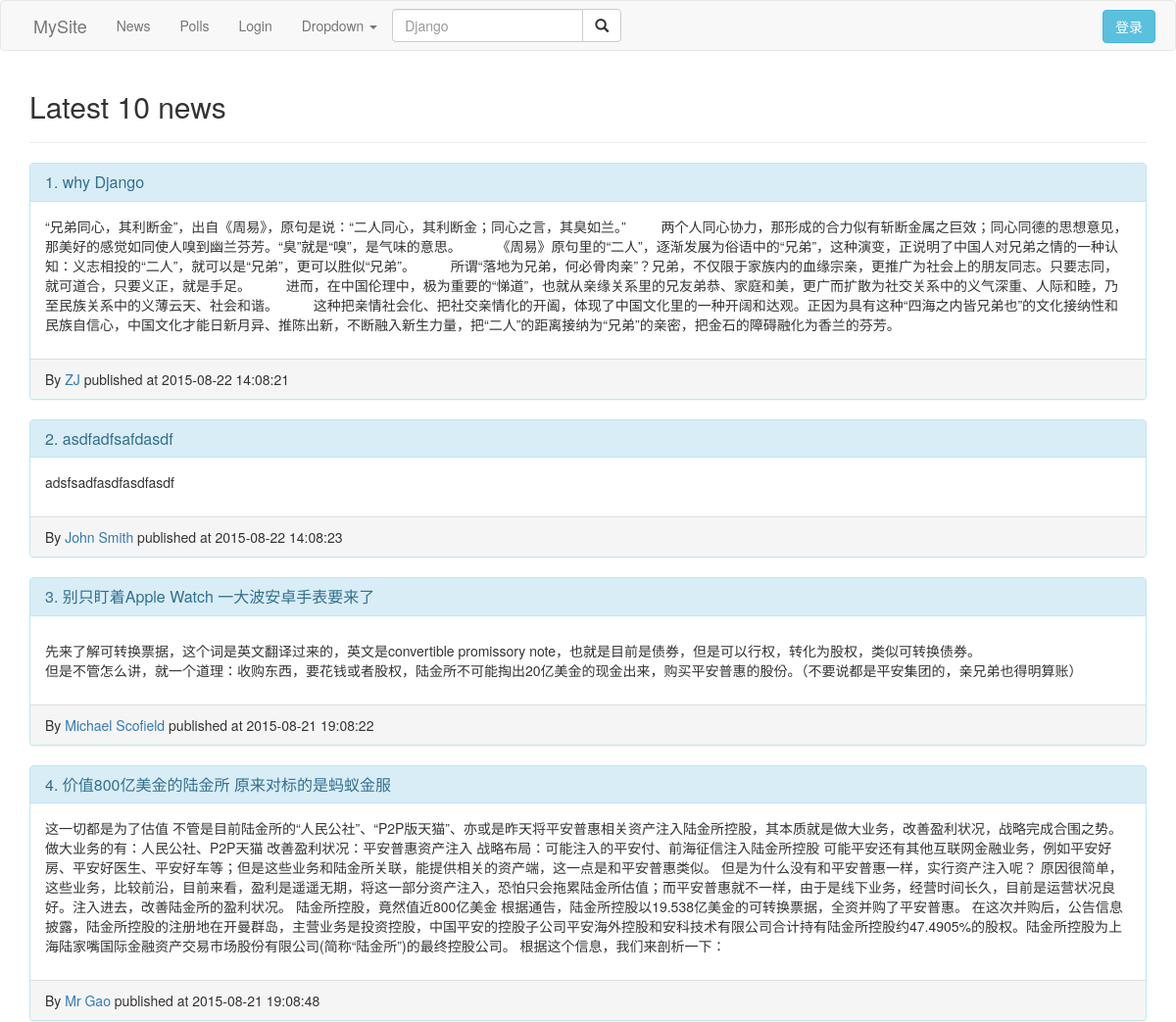
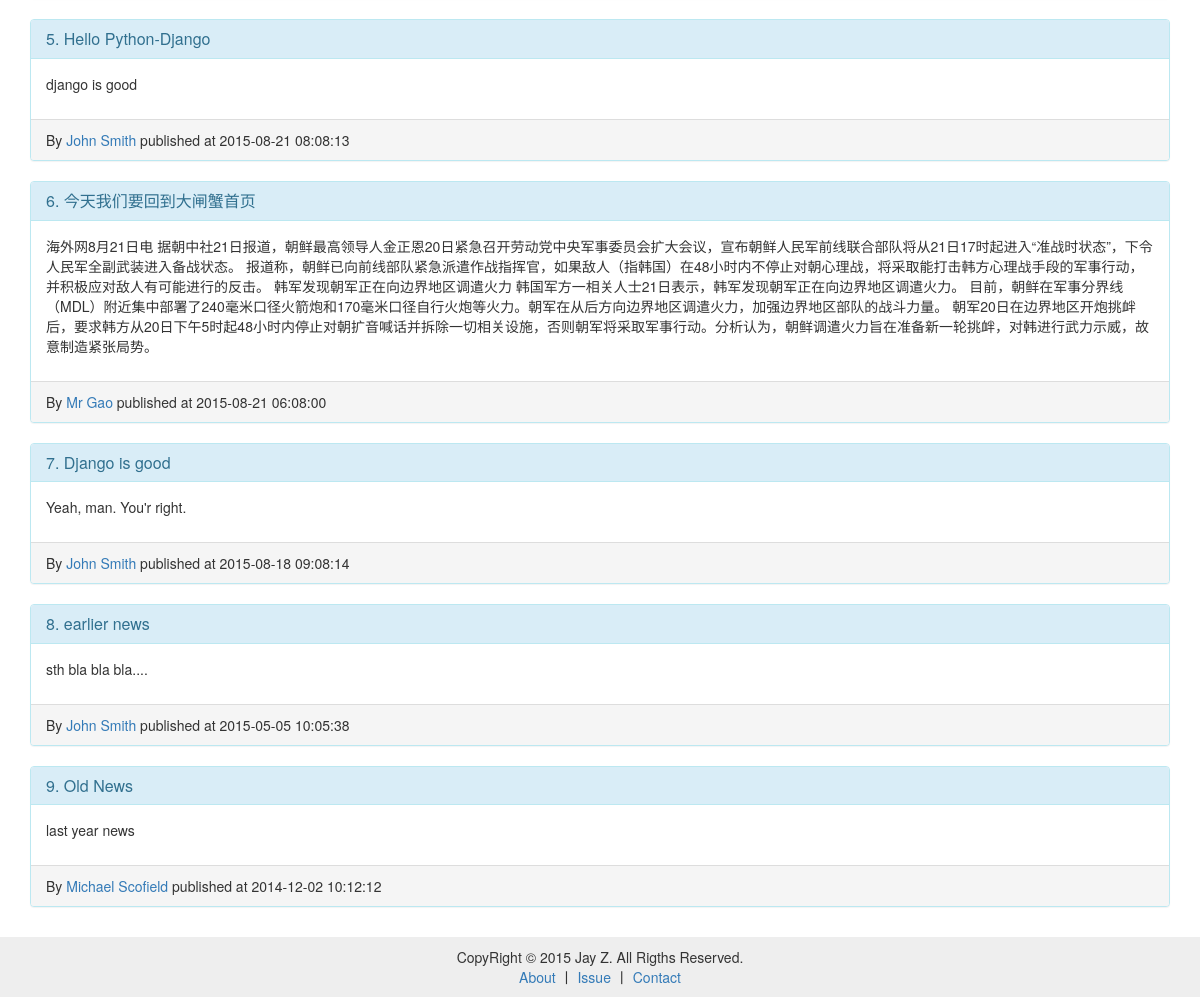
Page /news/ on the committed database (2 pictures, top to bottom).
### news/models.py (models this page shows, shortened)
class Article(models.Model):
	reporter = models.ForeignKey(Reporter)
	pub_date = models.DateTimeField()
	headline = models.CharField(max_length=40)
	content = models.TextField()
	views_count = models.IntegerField(default=0)

class Reporter(models.Model):
	full_name = models.CharField(max_length=20)

### news/views.py (the view)
def index(req):
    username = req.session.get('username','')
    article_list = Article.objects.order_by('-pub_date')[:10]
    return render(req, 'news/index.html', {'article_list': article_list, 'username':username})

### news/templates/news/index.html (shortened to what this page needs)
{% extends 'base.html' %}
{% block page-content %}
<h2>Latest 10 news</h2>
<hr>
{% for article in article_list %}
<div class="panel panel-info">
	<div class="panel-heading">
		<h3 class="panel-title">
			{{forloop.counter}}.     <a href="{% url 'news:details' article.id %}">{{article.headline}}</a>
		</h3>
	</div>
	<div class="panel-body">
      <p>{{article.content|safe}}</p>
	</div>
	<div class='panel-footer'>
		By <a href="{% url 'news:reporter_news' article.reporter.id %}">{{article.reporter.full_name}}</a>
		published at {{article.pub_date|date:'Y-m-d H:m:s'}}
	</div>
</div>
{% endfor %}
{% endblock %}

### rows in the picture
Article: headline "why Django", content "“兄弟同心，其利断金”，出自《周易》，原句是说：“二人同心，其利断金；同心之言，其臭如兰。” 两个人同心协力，那形成的合力似有斩断金属之巨效；同心同德的思想意见，那美好的感觉如同使人嗅到幽兰芬芳。“臭”就是“嗅”，是气味的意思。 《周易》原句里的“二人”，逐渐发展为俗语中的“兄弟”，这种演变，正说明了中国人对兄弟之情的一种认知：义志相投的“二人”，就可以是“兄弟”，更可以胜似“兄弟”。 所谓“落地为兄弟，何必骨肉亲”？兄弟，不仅限于家族内的血缘宗亲，更推广为社会上的朋友同志。只要志同，就可道合，只要义正，就是手足。 进而，在中国伦理中，极为重要的“悌道”，也就从亲缘关系里的兄友弟恭、家庭和美，更广而扩散为社交关系中的义气深重、人际和睦，乃至民族关系中的义薄云天、社会和谐。 这种把亲情社会化、把社交亲情化的开阖，体现了中国文化里的一种开阔和达观。正因为具有这种“四海之内皆兄弟也”的文化接纳性和民族自信心，中国文化才能日新月异、推陈出新，不断融入新生力量，把“二人”的距离接纳为“兄弟”的亲密，把金石的障碍融化为香兰的芬芳。", reporter.full_name "ZJ", pub_date "2015-08-22 14:08:21"
Article: headline "asdfadfsafdasdf", content "adsfsadfasdfasdfasdf", reporter.full_name "John Smith", pub_date "2015-08-22 14:08:23"
Article: headline "别只盯着Apple Watch 一大波安卓手表要来了", content "先来了解可转换票据，这个词是英文翻译过来的，英文是convertible promissory note，也就是目前是债券，但是可以行权，转化为股权，类似可转换债券。 但是不管怎么讲，就一个道理：收购东西，要花钱或者股权，陆金所不可能掏出20亿美金的现金出来，购买平安普惠的股份。（不要说都是平安集团的，亲兄弟也得明算账）", reporter.full_name "Michael Scofield", pub_date "2015-08-21 19:08:22"
Article: headline "价值800亿美金的陆金所 原来对标的是蚂蚁金服", content "这一切都是为了估值 不管是目前陆金所的“人民公社”、“P2P版天猫”、亦或是昨天将平安普惠相关资产注入陆金所控股，其本质就是做大业务，改善盈利状况，战略完成合围之势。 做大业务的有：人民公社、P2P天猫 改善盈利状况：平安普惠资产注入 战略布局：可能注入的平安付、前海征信注入陆金所控股 可能平安还有其他互联网金融业务，例如平安好房、平安好医生、平安好车等；但是这些业务和陆金所关联，能提供相关的资产端，这一点是和平安普惠类似。 但是为什么没有和平安普惠一样，实行资产注入呢？ 原因很简单，这些业务，比较前沿，目前来看，盈利是遥遥无期，将这一部分资产注入，恐怕只会拖累陆金所估值；而平安普惠就不一样，由于是线下业务，经营时间长久，目前是运营状况良好。注入进去，改善陆金所的盈利状况。 陆金所控股，竟然值近800亿美金 根据通告，陆金所控股以19.538亿美金的可转换票据，全资并购了平安普惠。 在这次并购后，公告信息披露，陆金所控股的注册地在开曼群岛，主营业务是投资控股，中国平安的控股子公司平安海外控股和安科技术有限公司合计持有陆金所控股约47.4905%的股权。陆金所控股为上海陆家嘴国际金融资产交易市场股份有限公司(简称“陆金所”)的最终控股公司。 根据这个信息，我们来剖析一下：", reporter.full_name "Mr Gao", pub_date "2015-08-21 19:08:48"
Article: headline "Hello Python-Django", content "django is good", reporter.full_name "John Smith", pub_date "2015-08-21 08:08:13"
Article: headline "今天我们要回到大闸蟹首页", content "海外网8月21日电 据朝中社21日报道，朝鲜最高领导人金正恩20日紧急召开劳动党中央军事委员会扩大会议，宣布朝鲜人民军前线联合部队将从21日17时起进入“准战时状态”，下令人民军全副武装进入备战状态。 报道称，朝鲜已向前线部队紧急派遣作战指挥官，如果敌人（指韩国）在48小时内不停止对朝心理战，将采取能打击韩方心理战手段的军事行动，并积极应对敌人有可能进行的反击。 韩军发现朝军正在向边界地区调遣火力 韩国军方一相关人士21日表示，韩军发现朝军正在向边界地区调遣火力。 目前，朝鲜在军事分界线（MDL）附近集中部署了240毫米口径火箭炮和170毫米口径自行火炮等火力。朝军在从后方向边界地区调遣火力，加强边界地区部队的战斗力量。 朝军20日在边界地区开炮挑衅后，要求韩方从20日下午5时起48小时内停止对朝扩音喊话并拆除一切相关设施，否则朝军将采取军事行动。分析认为，朝鲜调遣火力旨在准备新一轮挑衅，对韩进行武力示威，故意制造紧张局势。", reporter.full_name "Mr Gao", pub_date "2015-08-21 06:08:00"
Article: headline "Django is good", content "Yeah, man. You'r right.", reporter.full_name "John Smith", pub_date "2015-08-18 09:08:14"
Article: headline "earlier news", content "sth bla bla bla....", reporter.full_name "John Smith", pub_date "2015-05-05 10:05:38"
Article: headline "Old News", content "last year news", reporter.full_name "Michael Scofield", pub_date "2014-12-02 10:12:12"
